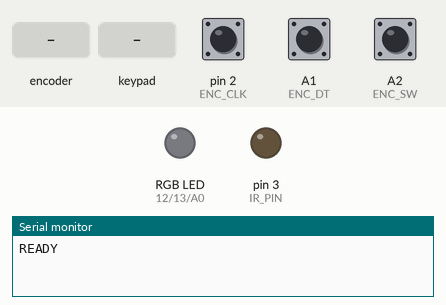
Bench run of a sketch on a simulated Arduino Uno, built with avr-gcc and run on an emulated ATmega328P. Shown: an RGB LED mixed from three pins (HIGH = lit), output pins drawn as LEDs (lit = HIGH), the last lines printed to the serial monitor. Wiring (inferred from the names in the program): 4×4 keypad with keys 1 2 3 A 4 5 6 B 7 8 9 C * 0 # D: rows pin 4, pin 5, pin 6, pin 7; columns pin 8, pin 9, pin 10, pin 11. Inputs (shaded band) come from the test bench; at power-on: A2 (ENC_SW) HIGH, pin 2 (ENC_CLK) HIGH, A1 (ENC_DT) HIGH. Pins used as bus, display or sensor lines are not drawn.

Above: at 1.2 s.
1.3 s: A2 (ENC_SW) pulled LOW for 0.15 s
At 3.1 s:
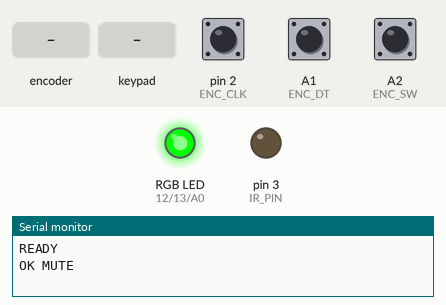
4.3 s: rotary encoder on pin 2 (ENC_CLK) / A1 (ENC_DT) turned 3 steps (first pin leading)
At 4.84 s:
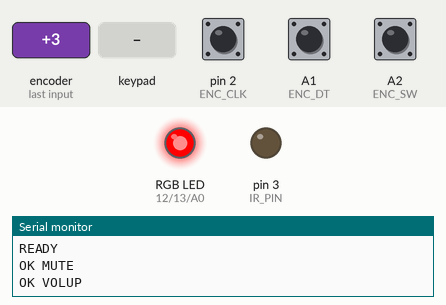
6.4 s: keypad keys 4 5 6 7 pressed 0.4 s apart
At 9.3 s:
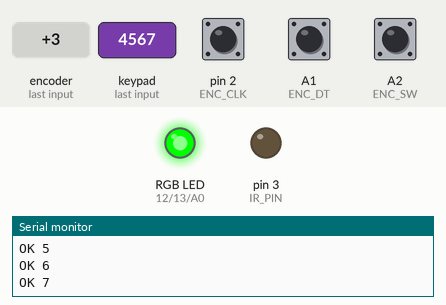
9.5 s: key 'C' pressed
At 12.4 s:
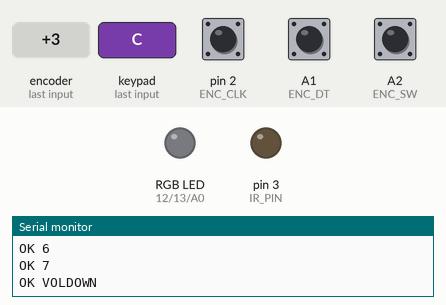
12.5 s: key '1' pressed
At 14.0 s:
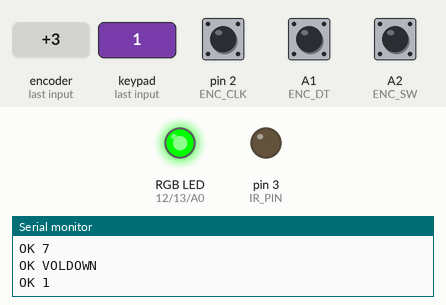
Timing chart, 0 to 16.5 s (numbered marks = the images above; inputs shaded):
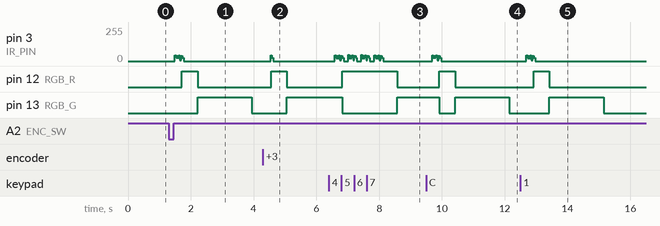

Measured:
- after the input at 1.3 s, pin 3 (IR_PIN): 0/255 → 23/255 after 0.19 s, → 0/255 0.12 s later; pin 12 (RGB_R): LOW → HIGH after 0.42 s, → LOW 0.50 s later; pin 13 (RGB_G): LOW → HIGH after 0.92 s, → LOW 1.7 s later
- after the input at 4.3 s, pin 3 (IR_PIN): 0/255 → 44/255 after 0.24 s, → 23/255 0.04 s later, → 0/255 0.04 s later; pin 12 (RGB_R): LOW → HIGH after 0.26 s, → LOW 0.50 s later; pin 13 (RGB_G): LOW → HIGH after 0.76 s
- after the input at 6.4 s, pin 12 (RGB_R): LOW → HIGH after 0.42 s, → LOW 1.8 s later; pin 13 (RGB_G): HIGH → LOW after 0.42 s instead of 0.60 s
- after the input at 9.5 s, pin 3 (IR_PIN): 0/255 → 23/255 after 0.19 s, → 0/255 0.12 s later; pin 12 (RGB_R): LOW → HIGH after 0.42 s, → LOW 0.50 s later; pin 13 (RGB_G): HIGH → LOW after 0.42 s instead of 0.80 s
- after the input at 12.5 s, pin 3 (IR_PIN): 0/255 → 21/255 after 0.19 s, → 0/255 0.12 s later; pin 12 (RGB_R): LOW → HIGH after 0.42 s, → LOW 0.50 s later; pin 13 (RGB_G): LOW → HIGH after 0.92 s, → LOW 1.7 s later

The sketch:

ir-blaster.ino
```cpp
#include <string.h>

// indiana-blaster — Uno, no extra libraries.
// IR: D3 -- 1k -- 2N2222 base; emitter GND; 5V -- 100R -- IR LED -- collector.
// 4x4 keypad: rows D4-D7, cols D8-D11 (standard 123A / 456B / 789C / *0#D).
// RGB: D12=R D13=G A0=B, one 220Ω on the common (see RGB_COMMON_ANODE).
// Encoder (5-pin): C+SW1→GND, A/CLK→D2, B/DT→A1, SW2→A2. INPUT_PULLUP.
// Serial 115200. READY after reset.

const uint8_t IR_PIN = 3;
const uint8_t RGB_R = 12;
const uint8_t RGB_G = 13;
const uint8_t RGB_B = A0;
const uint8_t ENC_CLK = 2;  // A / CLK (INT0)
const uint8_t ENC_DT = A1;  // B / DT
const uint8_t ENC_SW = A2;  // push switch
// Typical PEC11: 20 detents/turn. 10 VOL± IR codes ≈ 10% of 0–100 Samsung volume.
const uint8_t ENC_DETENTS_REV = 20;
const uint8_t ENC_VOL_STEPS_REV = 10;
// 0 = common cathode (common -- 220Ω -- GND; R/G/B anodes to pins).
// 1 = common anode   (5V -- 220Ω -- common; R/G/B cathodes to pins).
#ifndef RGB_COMMON_ANODE
#define RGB_COMMON_ANODE 0
#endif
const uint16_t CARRIER_HALF_US = 13;
const uint8_t SEND_REPEATS = 3;
const uint16_t HOLD_MS = 500;
const uint16_t RGB_RED_MS = 500;     // red while/after IR, kills green/blue
const uint16_t RGB_STATUS_MS = 2500; // tap = green, hold = blue

static unsigned long rgb_red_until = 0;
static unsigned long rgb_status_until = 0;
static uint8_t rgb_status = 0; // 0 off, 1 tap green, 2 hold blue

const uint8_t ROW_PIN[4] = {4, 5, 6, 7};
const uint8_t COL_PIN[4] = {8, 9, 10, 11};
const char KEYMAP[4][4] = {
    {'1', '2', '3', 'A'},
    {'4', '5', '6', 'B'},
    {'7', '8', '9', 'C'},
    {'*', '0', '#', 'D'},
};

// Tasmota AA59 table except DOT (common Samsung dash; recapture if ignored)
// UNMUTE: no discrete unmute — send VOL+ (E0E0E01F) which unmutes on most Samsungs.
#define C_HDMI1 0xE0E09768UL
#define C_HDMI2 0xE0E043BCUL
#define C_HDMI3 0xE0E0A35CUL
#define C_HDMI4 0xE0E0639CUL
#define C_SOURCE 0xE0E0807FUL
#define C_POWERON 0xE0E09966UL
#define C_POWEROFF 0xE0E019E6UL
#define C_MUTE 0xE0E0F00FUL
#define C_VOLUP 0xE0E0E01FUL
#define C_VOLDOWN 0xE0E0D02FUL
#define C_HOME 0xE0E09E61UL
#define C_UP 0xE0E006F9UL
#define C_DOWN 0xE0E08679UL
#define C_LEFT 0xE0E0A659UL
#define C_RIGHT 0xE0E046B9UL
#define C_OK 0xE0E016E9UL
#define C_DOT 0xE0E0C43BUL
#define C_0 0xE0E08877UL
#define C_1 0xE0E020DFUL
#define C_2 0xE0E0A05FUL
#define C_3 0xE0E0609FUL
#define C_4 0xE0E010EFUL
#define C_5 0xE0E0906FUL
#define C_6 0xE0E050AFUL
#define C_7 0xE0E030CFUL
#define C_8 0xE0E0B04FUL
#define C_9 0xE0E0708FUL

struct Preset {
  const char *name;
  uint32_t code;
};

static const Preset PRESETS[] = {
    {"HDMI1", C_HDMI1},
    {"HDMI2", C_HDMI2},
    {"HDMI3", C_HDMI3},
    {"HDMI4", C_HDMI4},
    {"SOURCE", C_SOURCE},
    {"POWERON", C_POWERON},
    {"POWEROFF", C_POWEROFF},
    {"MUTE", C_MUTE},
    {"UNMUTE", C_VOLUP},
    {"VOLUP", C_VOLUP},
    {"VOLDOWN", C_VOLDOWN},
    {"HOME", C_HOME},
    {"UP", C_UP},
    {"DOWN", C_DOWN},
    {"LEFT", C_LEFT},
    {"RIGHT", C_RIGHT},
    {"OK", C_OK},
    {"DOT", C_DOT},
    {"0", C_0},
    {"1", C_1},
    {"2", C_2},
    {"3", C_3},
    {"4", C_4},
    {"5", C_5},
    {"6", C_6},
    {"7", C_7},
    {"8", C_8},
    {"9", C_9},
};

static void carrier_mark(uint16_t usec) {
  unsigned long end = micros() + usec;
  while ((long)(end - micros()) > 0) {
    digitalWrite(IR_PIN, HIGH);
    delayMicroseconds(CARRIER_HALF_US);
    digitalWrite(IR_PIN, LOW);
    delayMicroseconds(CARRIER_HALF_US);
  }
}

static void ir_space(uint16_t usec) {
  digitalWrite(IR_PIN, LOW);
  delayMicroseconds(usec);
}

static void send_samsung(uint32_t code) {
  carrier_mark(4500);
  ir_space(4500);
  for (int i = 31; i >= 0; i--) {
    carrier_mark(560);
    if (code & (1UL << i))
      ir_space(1690);
    else
      ir_space(560);
  }
  carrier_mark(560);
  digitalWrite(IR_PIN, LOW);
}

static void rgb_drive(uint8_t pin, bool on) {
#if RGB_COMMON_ANODE
  digitalWrite(pin, on ? LOW : HIGH);
#else
  digitalWrite(pin, on ? HIGH : LOW);
#endif
}

static void rgb_set(bool r, bool g, bool b) {
  rgb_drive(RGB_R, r);
  rgb_drive(RGB_G, g);
  rgb_drive(RGB_B, b);
}

static void rgb_note_tap(void) {
  rgb_status = 1;
  rgb_status_until = millis() + RGB_STATUS_MS;
}

static void rgb_note_hold(void) {
  rgb_status = 2;
  rgb_status_until = millis() + RGB_STATUS_MS;
}

static void rgb_note_tx(void) {
  rgb_red_until = millis() + RGB_RED_MS;
}

static void rgb_poll(void) {
  unsigned long now = millis();
  if ((long)(rgb_red_until - now) > 0) {
    rgb_set(true, false, false);
    return;
  }
  if ((long)(rgb_status_until - now) > 0) {
    if (rgb_status == 1)
      rgb_set(false, true, false);
    else if (rgb_status == 2)
      rgb_set(false, false, true);
    else
      rgb_set(false, false, false);
    return;
  }
  rgb_set(false, false, false);
}

static void send_named_n(const char *name, uint32_t code, uint8_t repeats) {
  for (uint8_t n = 0; n < repeats; n++) {
    send_samsung(code);
    if (n + 1 < repeats)
      delay(40);
  }
  rgb_note_tx();
  rgb_set(true, false, false);
  Serial.print(F("OK "));
  Serial.println(name);
}

static void send_named(const char *name, uint32_t code) {
  send_named_n(name, code, SEND_REPEATS);
}

static void trim_inplace(char *s) {
  size_t n = strlen(s);
  while (n && (s[n - 1] == '\n' || s[n - 1] == '\r' || s[n - 1] == ' '))
    s[--n] = 0;
  char *p = s;
  while (*p == ' ')
    p++;
  if (p != s)
    memmove(s, p, strlen(p) + 1);
  for (char *q = s; *q; q++) {
    if (*q >= 'a' && *q <= 'z')
      *q = (char)(*q - 'a' + 'A');
  }
}

static bool parse_hex32(const char *s, uint32_t *out) {
  if (s[0] == '0' && s[1] == 'X')
    s += 2;
  if (strlen(s) == 0 || strlen(s) > 8)
    return false;
  uint32_t v = 0;
  for (const char *p = s; *p; p++) {
    char c = *p;
    uint8_t nib;
    if (c >= '0' && c <= '9')
      nib = (uint8_t)(c - '0');
    else if (c >= 'A' && c <= 'F')
      nib = (uint8_t)(c - 'A' + 10);
    else
      return false;
    v = (v << 4) | nib;
  }
  *out = v;
  return true;
}

static void fire_preset(const char *name) {
  for (uint8_t i = 0; i < sizeof(PRESETS) / sizeof(PRESETS[0]); i++) {
    if (strcmp(name, PRESETS[i].name) == 0) {
      send_named(PRESETS[i].name, PRESETS[i].code);
      return;
    }
  }
  Serial.println(F("ERR unknown"));
}

static void handle_line(char *line) {
  trim_inplace(line);
  if (line[0] == 0)
    return;
  if (strcmp(line, "HELP") == 0) {
    Serial.println(F("OK HDMI1-4 SOURCE POWERON POWEROFF MUTE UNMUTE VOLUP VOLDOWN HOME UP DOWN LEFT RIGHT OK DOT 0-9 SEND <hex>"));
    return;
  }
  if (strncmp(line, "SEND ", 5) == 0) {
    uint32_t code;
    if (!parse_hex32(line + 5, &code)) {
      Serial.println(F("ERR bad hex"));
      return;
    }
    rgb_note_tap();
    send_named("SEND", code);
    return;
  }
  rgb_note_tap();
  fire_preset(line);
}

static char scan_keypad() {
  for (uint8_t r = 0; r < 4; r++) {
    for (uint8_t i = 0; i < 4; i++)
      digitalWrite(ROW_PIN[i], HIGH);
    digitalWrite(ROW_PIN[r], LOW);
    delayMicroseconds(50);  // settle after row drive (not a wait-and-hope)
    for (uint8_t c = 0; c < 4; c++) {
      if (digitalRead(COL_PIN[c]) == LOW)
        return KEYMAP[r][c];
    }
  }
  return 0;
}

static void keypad_event(char key, bool held) {
  if (held)
    rgb_note_hold();
  else
    rgb_note_tap();
  if (key >= '0' && key <= '9') {
    if (held) {
      switch (key) {
        case '1':
        case '2':
        case '3':
          fire_preset("UP");
          break;
        case '7':
        case '8':
        case '9':
          fire_preset("DOWN");
          break;
        case '4':
          fire_preset("LEFT");
          break;
        case '6':
          fire_preset("RIGHT");
          break;
        case '5':
          fire_preset("OK");
          break;
        default:
          break;
      }
      return;
    }
    char n[2] = {key, 0};
    fire_preset(n);
    return;
  }
  switch (key) {
    case '*':
      fire_preset("DOT");
      break;
    case '#':
      fire_preset(held ? "POWEROFF" : "POWERON");
      break;
    case 'A':
      fire_preset(held ? "HDMI1" : "VOLUP");
      break;
    case 'B':
      fire_preset(held ? "HDMI2" : "MUTE");
      break;
    case 'C':
      fire_preset(held ? "HDMI3" : "VOLDOWN");
      break;
    case 'D':
      fire_preset(held ? "HDMI4" : "HOME");
      break;
    default:
      break;
  }
}

static void poll_keypad() {
  static char down = 0;
  static unsigned long t0 = 0;
  static bool hold_sent = false;
  char k = scan_keypad();
  unsigned long now = millis();
  if (k && k == down) {
    if (!hold_sent && (now - t0) >= HOLD_MS) {
      keypad_event(k, true);
      hold_sent = true;
    }
    return;
  }
  if (down && !k) {
    if (!hold_sent)
      keypad_event(down, false);
    down = 0;
    hold_sent = false;
    return;
  }
  if (k && k != down) {
    down = k;
    t0 = now;
    hold_sent = false;
  }
}

static void poll_encoder() {
  static uint8_t last_clk = 1;
  static int8_t acc = 0;
  static unsigned long last_edge = 0;
  static uint8_t sw_down = 0;
  static unsigned long sw_t0 = 0;
  unsigned long now = millis();
  uint8_t clk = digitalRead(ENC_CLK);
  if (last_clk == HIGH && clk == LOW && (now - last_edge) >= 2) {
    last_edge = now;
    int8_t dir = (digitalRead(ENC_DT) == HIGH) ? 1 : -1;
    acc += dir;
    int8_t thresh = (int8_t)(ENC_DETENTS_REV / ENC_VOL_STEPS_REV);
    if (thresh < 1)
      thresh = 1;
    while (acc >= thresh) {
      rgb_note_tap();
      send_named_n("VOLUP", C_VOLUP, 1);
      acc -= thresh;
    }
    while (acc <= -thresh) {
      rgb_note_tap();
      send_named_n("VOLDOWN", C_VOLDOWN, 1);
      acc += thresh;
    }
  }
  last_clk = clk;

  uint8_t sw = digitalRead(ENC_SW) == LOW;
  if (sw && !sw_down) {
    sw_down = 1;
    sw_t0 = now;
  } else if (!sw && sw_down) {
    sw_down = 0;
    if ((now - sw_t0) < HOLD_MS) {
      rgb_note_tap();
      fire_preset("MUTE");
    }
  }
}

void setup() {
  pinMode(IR_PIN, OUTPUT);
  digitalWrite(IR_PIN, LOW);
  pinMode(RGB_R, OUTPUT);
  pinMode(RGB_G, OUTPUT);
  pinMode(RGB_B, OUTPUT);
  rgb_set(false, false, false);
  rgb_status = 0;
  rgb_red_until = 0;
  rgb_status_until = 0;
  pinMode(ENC_CLK, INPUT_PULLUP);
  pinMode(ENC_DT, INPUT_PULLUP);
  pinMode(ENC_SW, INPUT_PULLUP);
  for (uint8_t i = 0; i < 4; i++) {
    pinMode(ROW_PIN[i], OUTPUT);
    digitalWrite(ROW_PIN[i], HIGH);
    pinMode(COL_PIN[i], INPUT_PULLUP);
  }
  Serial.begin(115200);
  while (!Serial) {
    ;
  }
  Serial.println(F("READY"));
}

void loop() {
  static char buf[48];
  static uint8_t n = 0;
  while (Serial.available()) {
    char c = (char)Serial.read();
    if (c == '\n' || c == '\r') {
      buf[n] = 0;
      n = 0;
      handle_line(buf);
    } else if (n + 1 < sizeof(buf)) {
      buf[n++] = c;
    } else {
      n = 0;
      Serial.println(F("ERR overflow"));
    }
  }
  poll_keypad();
  poll_encoder();
  rgb_poll();
}
```
